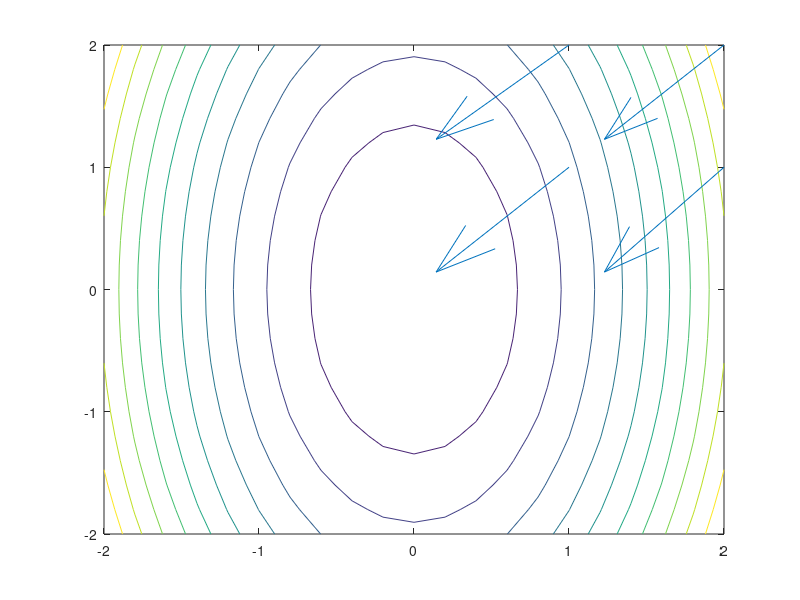

This chart was generated by the following MATLAB code:
[X,Y] = meshgrid(-2:.2:2);
A=3;
B=6;
Z = (X.^2./(A.^2) + Y.^2./(B.^2));


figure
contour(X,Y,Z)
hold on
quiver(X,Y)
hold off